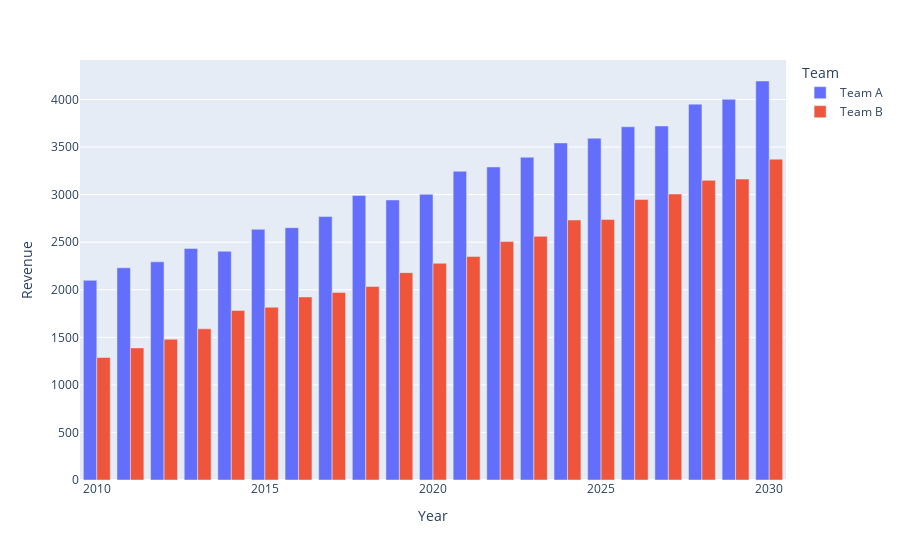

Write notebook code for a chart like this one.
### Code cell
import plotly.express as px

fig = px.bar(df, x="Year", y="Revenue", color="Team")
fig.update_layout(barmode='group')
fig.show()

### Figure 1 — Plotly figure (JSON) as saved in the notebook; plotly's stock layout.template omitted (floating-point values rounded to 4 significant figures)
{"data": [{"alignmentgroup": "True", "hovertemplate": "Team=Team A<br>Year=%{x}<br>Revenue=%{y}<extra></extra>", "legendgroup": "Team A", "marker": {"color": "#636efa", "pattern": {"shape": ""}}, "name": "Team A", "offsetgroup": "Team A", "orientation": "v", "showlegend": true, "textposition": "auto", "type": "bar", "x": [2010, 2011, 2012, 2013, 2014, 2015, 2016, 2017, 2018, 2019, 2020, 2021, 2022, 2023, 2024, 2025, 2026, 2027, 2028, 2029, 2030], "xaxis": "x", "y": [2099.0, 2231.0, 2293.0, 2435.0, 2405.0, 2636.0, 2653.0, 2769.0, 2991.0, 2944.0, 3003.0, 3245.0, 3291.0, 3393.0, 3544.0, 3593.0, 3714.0, 3722.0, 3951.0, 4002.0, 4195.0], "yaxis": "y"}, {"alignmentgroup": "True", "hovertemplate": "Team=Team B<br>Year=%{x}<br>Revenue=%{y}<extra></extra>", "legendgroup": "Team B", "marker": {"color": "#EF553B", "pattern": {"shape": ""}}, "name": "Team B", "offsetgroup": "Team B", "orientation": "v", "showlegend": true, "textposition": "auto", "type": "bar", "x": [2010, 2011, 2012, 2013, 2014, 2015, 2016, 2017, 2018, 2019, 2020, 2021, 2022, 2023, 2024, 2025, 2026, 2027, 2028, 2029, 2030], "xaxis": "x", "y": [1288.0, 1389.0, 1480.0, 1589.0, 1782.0, 1816.0, 1925.0, 1972.0, 2035.0, 2180.0, 2278.0, 2351.0, 2507.0, 2562.0, 2733.0, 2738.0, 2949.0, 3006.0, 3150.0, 3164.0, 3373.0], "yaxis": "y"}], "layout": {"barmode": "group", "legend": {"title": {"text": "Team"}, "tracegroupgap": 0}, "margin": {"t": 60}, "xaxis": {"anchor": "y", "domain": [0, 1], "title": {"text": "Year"}}, "yaxis": {"anchor": "x", "domain": [0, 1], "title": {"text": "Revenue"}}}}
